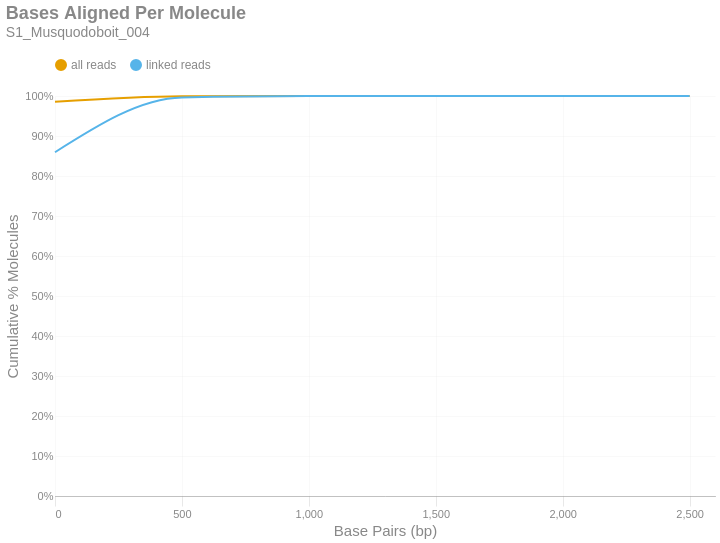

Notebook source saved alongside this figure:
### Markdown cell above
### Bases Aligned Per Molecule
This is a cumulative frequency distribution showing the number of base pairs aligned per unique molecule. These data are shown in 500 bp bins. There are two distributions: one with `all reads` (yellow) and another with only `linked reads` (blue). The percent of molecules in the `linked reads` distribution is relative to the total number of linked molecules.

### Code cell
if SKIPLR:
    print_html(f"Skipped")
else:
    binned_df = consolidated_hist(valids['aligned_bp'], mask, 500, True)
    with SafeRender(binned_df):
        (
            density_plot(binned_df, 'Bases Aligned Per Molecule', samplename, 'basesper')
            .encode(
                x=alt.X('bin:Q', title="Base Pairs (bp)").axis(tickMinStep=500).scale(padding=0),
                y=alt.Y('value:Q', title='Cumulative % Molecules')
                    .axis(format='%')
                    .scale(domain = [0,1])
                    .stack(False),
                color=alt.Color("key:N").scale(domain = ["all reads", "linked reads"]),
                tooltip = [
                    alt.Tooltip("key:N", title = "Data Type"),
                    alt.Tooltip("range_label:N", title="Bases Aligned Per Molecule"),
                    alt.Tooltip("value:Q", format = ".2%", title="% Molecules (Cum.)")
                ]
            )
        ).display()

### Figure 1 — Vega-Lite specification as saved in the notebook (floating-point values rounded to 4 significant figures)
{"width": "container", "height": 400, "config": {"title": {"anchor": "start", "dy": -15, "fontSize": 18, "color": "#888888", "subtitleColor": "#888888", "subtitleFontSize": 14}, "arc": {"fill": "#0072B2"}, "axis": {"domainColor": "#888888", "domainWidth": 0.5, "gridWidth": 0.2, "grid": false, "titleFontWeight": 400, "titleFontSize": 15, "labelFontSize": 11, "labelColor": "#888888", "tickColor": "#888888", "tickWidth": 0.2, "titleColor": "#888888"}, "axisBand": {"grid": false}, "axisX": {"grid": true, "tickSize": 10, "domainCap": "round"}, "axisY": {"domain": false, "grid": true, "tickSize": 0, "domainCap": "round"}, "background": "transparent", "header": {"labelFontSize": 15, "labelColor": "#888888", "titleFontSize": 15, "titleFontWeight": 600, "titleColor": "#888888"}, "legend": {"labelFont": "sans-serif", "labelFontSize": 12, "labelColor": "#888888", "symbolSize": 100, "symbolType": "circle", "titleFontSize": 12, "titlePadding": 10, "titleColor": "#888888", "title": null, "orient": "top"}, "range": {"category": ["#E69F00", "#56B4E9", "#009E73", "#F0E442", "#0072B2", "#D55E00", "#CC79A7", "#000000"], "diverging": ["#cfe8f3", "#a2d4ec", "#73bfe2", "#46abdb", "#1696d2", "#12719e"]}, "area": {"fill": "#0072B2", "fillOpacity": 0.7, "line": true, "strokeOpacity": 0.7}, "line": {"color": "#0072B2", "stroke": "#0072B2", "strokeWidth": 2}, "trail": {"color": "#0072B2", "stroke": "#0072B2", "strokeWidth": 0, "size": 1}, "point": {"filled": true, "fillOpacity": 1.0, "size": 95}, "text": {"color": "#888888", "fontSize": 11, "align": "right", "fontWeight": 400, "size": 11}, "bar": {"fill": "#0072B2", "stroke": null}, "view": {"stroke": null, "continuousWidth": 660, "continuousHeight": 400}}, "data": {"name": "data-64f51c1290c137ac2660623c50a60233"}, "mark": {"type": "line", "interpolate": "monotone", "point": {"opacity": 0, "size": 275}}, "encoding": {"color": {"field": "key", "scale": {"domain": ["all reads", "linked reads"]}, "type": "nominal"}, "tooltip": [{"field": "key", "title": "Data Type", "type": "nominal"}, {"field": "range_label", "title": "Bases Aligned Per Molecule", "type": "nominal"}, {"field": "value", "format": ".2%", "title": "% Molecules (Cum.)", "type": "quantitative"}], "x": {"axis": {"tickMinStep": 500}, "field": "bin", "scale": {"padding": 0}, "title": "Base Pairs (bp)", "type": "quantitative"}, "y": {"axis": {"format": "%"}, "field": "value", "scale": {"domain": [0, 1]}, "stack": false, "title": "Cumulative % Molecules", "type": "quantitative"}}, "params": [{"name": "param_c36ac31b6afebe62", "select": {"type": "point", "fields": ["key"]}, "bind": "legend"}], "title": {"text": "Bases Aligned Per Molecule", "subtitle": "S1_Musquodoboit_004"}, "transform": [{"fold": ["all reads (cumsum)", "linked reads (cumsum)"]}, {"calculate": "replace(datum.key, ' (cumsum)', '')", "as": "key"}, {"filter": {"param": "param_c36ac31b6afebe62"}}], "usermeta": {"embedOptions": {"downloadFileName": "S1_Musquodoboit_004.basesper"}}, "$schema": "https://vega.github.io/schema/vega-lite/v6.1.0.json", "datasets": {"data-64f51c1290c137ac2660623c50a60233": [{"bin": "0.0", "interval": "0.0-500.0", "all reads": 0.9857, "linked reads": 0.8594, "all reads (cumsum)": 0.9857, "linked reads (cumsum)": 0.8594, "range_label": "0-499"}, {"bin": "500.0", "interval": "500.0-1000.0", "all reads": 0.01382, "linked reads": 0.1367, "all reads (cumsum)": 0.9996, "linked reads (cumsum)": 0.9962, "range_label": "500-999"}, {"bin": "1000.0", "interval": "1000.0-1500.0", "all reads": 0.0004257, "linked reads": 0.003715, "all reads (cumsum)": 1.0, "linked reads (cumsum)": 0.9999, "range_label": "1000-1499"}, {"bin": "1500.0", "interval": "1500.0-2000.0", "all reads": 1.497e-05, "linked reads": 0.0001082, "all reads (cumsum)": 1.0, "linked reads (cumsum)": 1.0, "range_label": "1500-1999"}, {"bin": "2000.0", "interval": "2000.0-2500.0", "all reads": 1.015e-06, "linked reads": 1.082e-05, "all reads (cumsum)": 1.0, "linked reads (cumsum)": 1.0, "range_label": "2000-2499"}, {"bin": "2500.0", "interval": "2500.0-3000.0", "all reads": 2.537e-07, "linked reads": 2.706e-06, "all reads (cumsum)": 1.0, "linked reads (cumsum)": 1.0, "range_label": "2500-2999"}]}}
